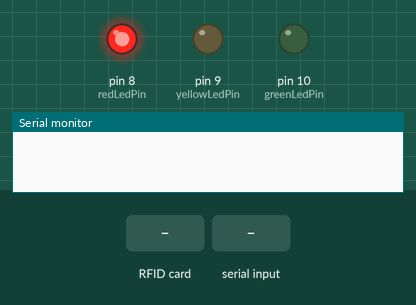
A sketch run on a simulated Arduino Uno, built with avr-gcc and run on an emulated ATmega328P. Parts: output pins drawn as LEDs (lit = HIGH), the last lines printed to the serial monitor. The inputs (shaded band) are chosen by the test bench.

Above: at 1.2 s.
1.3 s: RFID card 5E 7A 19 C4 held to the reader
2.8 s: "<STATUS:1>" received over Serial
At 3.3 s:
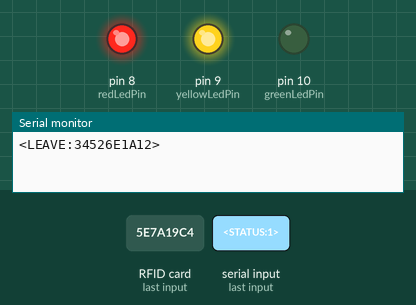
Timing chart, 0 to 5.8 s (numbered marks = the images above; inputs shaded):
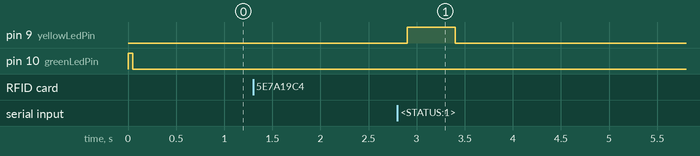

The sketch:

ela_arduino_rfid_serial.ino
```cpp
// (licence header left out)
#include <SPI.h>
#include <RFID.h>

/*
 * Status commands returned by service
 */
#define COMMAND_OK 0
#define COMMAND_WARN 1
#define COMMAND_FAIL 2

char* ENTER_COMMAND = "ENTER";
char* LEAVE_COMMAND = "LEAVE";

/*
 * buffer for serial transmission
 */
#define SERIAL_BUFFER_LEN 20
char serialBuffer[SERIAL_BUFFER_LEN];

/*
 * RFID reader
 */
#define SS_PIN 6
#define RST_PIN 7

RFID rfid(SS_PIN, RST_PIN);

/*
 * status LEDs
 */
int redLedPin = 8;
int yellowLedPin = 9;
int greenLedPin = 10;

/*
 * card number used for enter command
 */
const unsigned char enterCardNum[] = {52,82,110,26,18};

/*
 * Setup routine to configure:
 * - serial transmission
 * - SPI interface
 * - RFID controller
 * - pins for LEDs
 */
void setup()
{
  Serial.begin(9600);
  SPI.begin();
  rfid.init();
  pinMode(redLedPin, OUTPUT);
  pinMode(yellowLedPin, OUTPUT);
  pinMode(greenLedPin, OUTPUT);
  digitalWrite(redLedPin, HIGH);
  digitalWrite(greenLedPin, LOW);
  digitalWrite(yellowLedPin, LOW);
}

/*
 * reading data into buffer from serial
 */
int readData(char* buff)
{
  int numChar = 0;
  int index=0;
  if (Serial.available() > 0) {
    delay(100);
    numChar = Serial.available();
    while (numChar--) {
      if (index < SERIAL_BUFFER_LEN) {
        buff[index++] = Serial.read();
      }
    }
  }
  return index;
}

/*
 * parsing status command
 */
int parseStatusCommand(char* buffer)
{
  char* token = strtok(buffer, ":");
  if (token == NULL) {
    return COMMAND_FAIL;
  }
  if (strcmp(token, "STATUS") != 0) {
    return COMMAND_FAIL;
  }
  token = strtok(NULL, ":");
  if (token == NULL) {
    return COMMAND_FAIL;
  }
  return atoi(token);
}

/*
 * reading status from serial
 * E.g.: <STATUS:0>
 */
int readStatus()
{
  bool statusRead = false;
  bool commandStarted = false;
  char tmpSerialBuffer[SERIAL_BUFFER_LEN];
  int index = 0;
  while (!statusRead) {
    int dataCount = readData(tmpSerialBuffer);
    for (int i=0;i<dataCount;i++) {
      if (!commandStarted) {
        if (tmpSerialBuffer[i] == '<') {
          commandStarted = true;
        }
      } else {
        if (tmpSerialBuffer[i] == '>') {
          commandStarted = false;
          statusRead = true;
          break;
        } else {
          if (index < SERIAL_BUFFER_LEN) {
            serialBuffer[index++] = tmpSerialBuffer[i];
          }
        }
      }
    }
  }
  return parseStatusCommand(serialBuffer);
}

/*
 * sending command with card number over serial
 * E.g.: <LEAVE:34526E1A12>
 */
int sendCommand(const char* command, const unsigned char* serNum)
{
  Serial.print("<");
  Serial.print(command);
  Serial.print(":");
  Serial.print(serNum[0],HEX);
  Serial.print(serNum[1],HEX);
  Serial.print(serNum[2],HEX);
  Serial.print(serNum[3],HEX);
  Serial.print(serNum[4],HEX);
  Serial.print(">");

  return readStatus();
}

/*
 * green LED short flash on success
 */
void showStatusOK()
{
  digitalWrite(greenLedPin, HIGH);
  delay(500);
  digitalWrite(greenLedPin, LOW);
}

/*
 * yellow LED short flash on warning
 */
void showStatusWARN()
{
  digitalWrite(yellowLedPin, HIGH);
  delay(500);
  digitalWrite(yellowLedPin, LOW);
}

/*
 * red LED blinking on fail
 */
void showStatusFAIL()
{
  for (int i=0;i<5;i++) {
    digitalWrite(redLedPin, LOW);
    delay(100);
    digitalWrite(redLedPin, HIGH);
    delay(100);
  }
}

/*
 * decoding command execution status
 */
void handleCommandStatus(int commandStatus)
{
  if (commandStatus == COMMAND_OK) {
    showStatusOK();
  } else if (commandStatus == COMMAND_WARN) {
    showStatusWARN();
  } else {
    showStatusFAIL();
  }
}

/*
 * Main loop:
 * - reading RFID card
 * - sending enter/leave commands over serial
 * - decoding response and showing the status on leds
 */
void loop()
{
  int commandStatus = COMMAND_OK;
  if (rfid.isCard() && rfid.readCardSerial()) {
    if (rfid.serNum[0] == enterCardNum[0] &&
        rfid.serNum[1] == enterCardNum[1] &&
        rfid.serNum[2] == enterCardNum[2] &&
        rfid.serNum[3] == enterCardNum[3] &&
        rfid.serNum[4] == enterCardNum[4]) {
      commandStatus = sendCommand(ENTER_COMMAND, enterCardNum);
      handleCommandStatus(commandStatus);
    } else {
      commandStatus = sendCommand(LEAVE_COMMAND, enterCardNum);
      handleCommandStatus(commandStatus);
    }
  }
  rfid.halt();
}
```

Measured:
- after the input at 2.8 s, pin 9 (yellowLedPin): LOW → HIGH after 0.10 s, → LOW 0.50 s later
